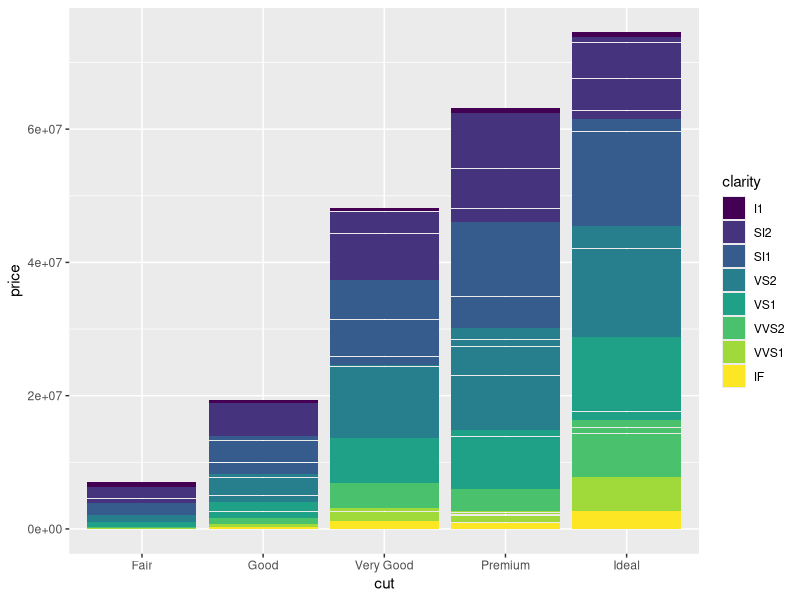
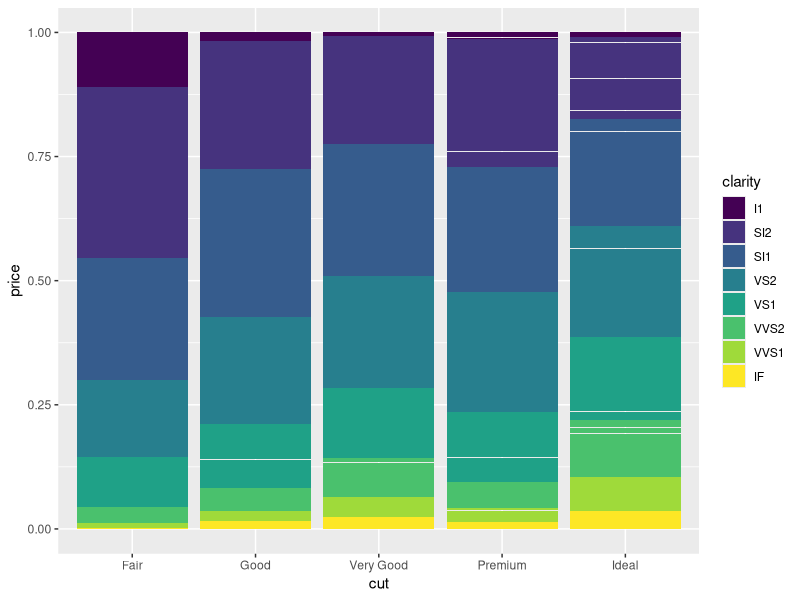
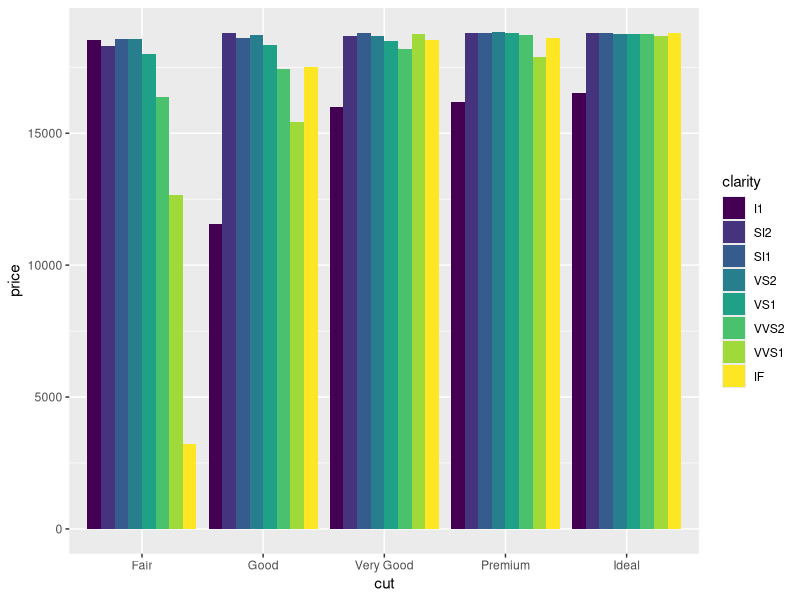
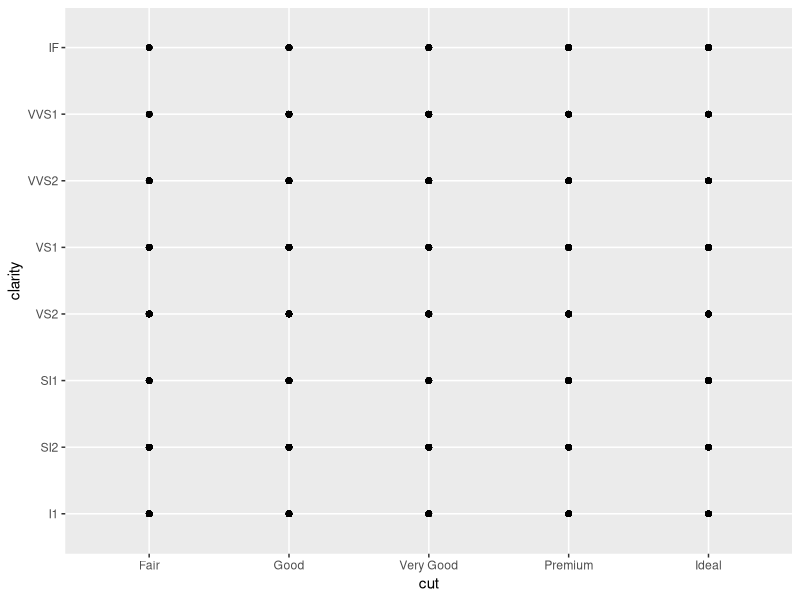
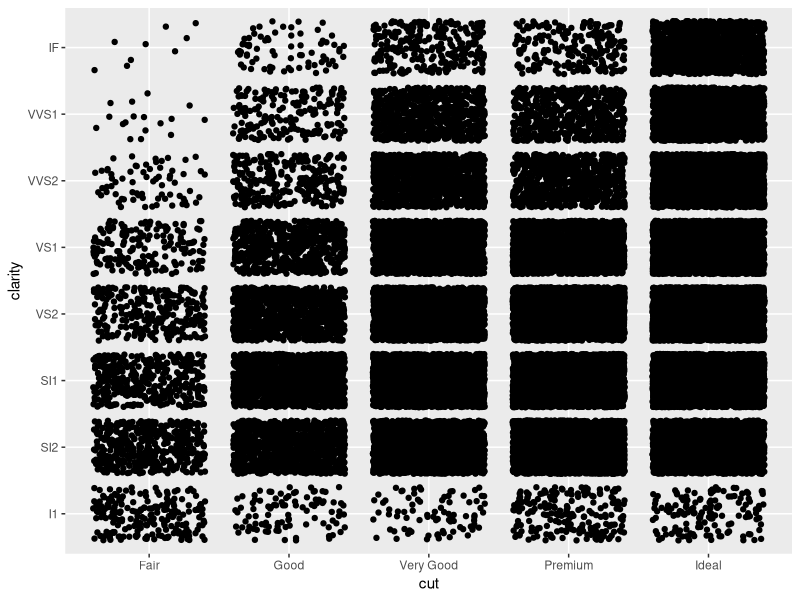

The R script that drew these images, in order: (Note: this script raises an error after producing the figures.)
# Exercise 2: advanced ggplot2 practice

# Install and load the `ggplot2` package
#install.packages('ggplot2')
library("ggplot2")

# For this exercise you will again be working with the `diamonds` data set.
# Use `?diamonds` to review details about this data set
?diamonds

## Position Adjustments

# Draw a column (bar) chart of diamonds cuts by price, with each bar filled by 
# clarity. You should see a _stacked_ bar chart.
ggplot(data=diamonds)+
  geom_col(mapping = aes(x=cut,y=price,fill=clarity))

# Draw the same chart again, but with each element positioned to "fill" the y axis
ggplot(data = diamonds) +
  geom_col(mapping = aes(x = cut, y = price, fill = clarity), position = "fill")

# Draw the same chart again, but with each element positioned to "dodge" each other
ggplot(data = diamonds) +
  geom_col(mapping = aes(x = cut, y = price, fill = clarity), position = "dodge")


# Draw a plot with point geometry with the x-position mapped to `cut` and the 
# y-position mapped to `clarity`
# This creates a "grid" grouping the points
ggplot(data = diamonds) +
  geom_point(mapping = aes(x = cut, y = clarity))

# Use the "jitter" position adjustment to keep the points from all overlapping!
# (This works a little better with a sample of diamond data, such as from the 
# previous exercise).
ggplot(data = diamonds) +
  geom_point(mapping = aes(x = cut, y = clarity),position = "jitter")


## Scales

# Draw a "boxplot" (with `geom_boxplot`) for the diamond's price (y) by color (x)
ggplot(data=diamonds_sample)+
  geom_boxplot(mapping = aes(x=color,y=price))+
  scale_y_log10()

# This has a lot of outliers, making it harder to read. To fix this, draw the 
# same plot but with a _logarithmic_ scale for the y axis.
ggplot(data=diamonds_sample)+
  geom_violin(mapping = aes(x=color,y=price))+
  

# For another version, draw the same plot but with `violin` geometry instead of 
# `boxplot` geometry!
# How does the logarithmic scale change the data presentation?
  ggplot(data=diamonds_sample)+
  geom_violin(mapping = aes(x=color,y=price))+
  scale_y_log10()

# Another interesting plot: draw a plot of the diamonds price (y) by carat (x), 
# using a heatmap of 2d bins (geom_bin2d)
# What happens when you make the x and y channels scale logarithmically?
ggplot(data=diamonds_sample)+
  geom_bin2d(mapping = aes(x=carat,y=price))+
  scale_y_log10()+
  scale_x_log10()

# Draw a scatter plot for the diamonds price (y) by carat (x). Color each point
# by the clarity (Remember, this will take a while. Use a sample of the diamonds 
# for faster results)
ggplot(data=diamonds_sample)+
  geom_point(mapping = aes(x=carat,y=price,color=clarity))+
  scale_color_brewer(palette="Purples",direction = 1)


# Change the color of the previous plot using a ColorBrewer scale of your choice. 
# What looks nice?



## Coordinate Systems

# Draw a bar chart with x-position and fill color BOTH mapped to cut
# For best results, SET the `width` of the geometry to be 1 (fill plot, no space
# between)
# TIP: You can save the plot to a variable for easier modifications


# Draw the same chart, but with the coordinate system flipped


# Draw the same chart, but in a polar coordinate system. It's a Coxcomb chart!



## Facets

# Take the scatter plot of price by carat data (colored by clarity) and add 
# _facets_ based on the diamond's `color`
ggplot(data=diamonds)+
  geom_point(mapping = aes(x=carat,y=price,color=color))+
  facet_wrap(~clarity)


## Saving Plots

# Use the `ggsave()` function to save the current (recent) plot to disk.
# Name the output file "my-plot.png".
# Make sure you've set the working directory!!

